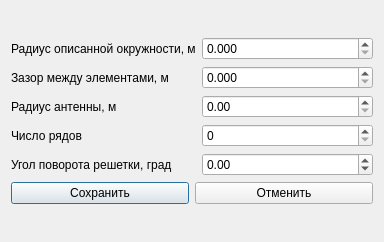
<?xml version="1.0" encoding="UTF-8"?>
<ui version="4.0">
 <class>AntennaArrayParametersHex</class>
 <widget class="QDialog" name="AntennaArrayParametersHex">
  <property name="geometry">
   <rect>
    <x>0</x>
    <y>0</y>
    <width>384</width>
    <height>242</height>
   </rect>
  </property>
  <property name="windowTitle">
   <string>Шестиугольный элемент</string>
  </property>
  <layout class="QGridLayout" name="gridLayout_3">
   <item row="0" column="0">
    <layout class="QGridLayout" name="gridLayout_2">
     <item row="1" column="0">
      <layout class="QHBoxLayout" name="horizontalLayout">
       <item>
        <widget class="QPushButton" name="saveButton">
         <property name="text">
          <string>Сохранить</string>
         </property>
        </widget>
       </item>
       <item>
        <widget class="QPushButton" name="cancelButton">
         <property name="text">
          <string>Отменить</string>
         </property>
        </widget>
       </item>
      </layout>
     </item>
     <item row="0" column="0">
      <layout class="QGridLayout" name="gridLayout">
       <item row="0" column="0">
        <widget class="QLabel" name="label">
         <property name="text">
          <string>Радиус опиcанной окружности, м</string>
         </property>
        </widget>
       </item>
       <item row="0" column="1">
        <widget class="QDoubleSpinBox" name="radHexBox">
         <property name="locale">
          <locale language="English" country="UnitedStates"/>
         </property>
         <property name="decimals">
          <number>3</number>
         </property>
         <property name="maximum">
          <double>1.000000000000000</double>
         </property>
         <property name="singleStep">
          <double>0.001000000000000</double>
         </property>
        </widget>
       </item>
       <item row="1" column="0">
        <widget class="QLabel" name="label_2">
         <property name="text">
          <string>Зазор между элементами, м</string>
         </property>
        </widget>
       </item>
       <item row="1" column="1">
        <widget class="QDoubleSpinBox" name="distHexBox">
         <property name="locale">
          <locale language="English" country="UnitedStates"/>
         </property>
         <property name="decimals">
          <number>3</number>
         </property>
         <property name="maximum">
          <double>1.000000000000000</double>
         </property>
         <property name="singleStep">
          <double>0.001000000000000</double>
         </property>
        </widget>
       </item>
       <item row="2" column="0">
        <widget class="QLabel" name="label_5">
         <property name="text">
          <string>Радиус антенны, м</string>
         </property>
        </widget>
       </item>
       <item row="2" column="1">
        <widget class="QDoubleSpinBox" name="radAntBox">
         <property name="locale">
          <locale language="English" country="UnitedStates"/>
         </property>
         <property name="maximum">
          <double>1.000000000000000</double>
         </property>
         <property name="singleStep">
          <double>0.010000000000000</double>
         </property>
        </widget>
       </item>
       <item row="3" column="0">
        <widget class="QLabel" name="label_6">
         <property name="text">
          <string>Число рядов</string>
         </property>
        </widget>
       </item>
       <item row="3" column="1">
        <widget class="QSpinBox" name="numRowBox">
         <property name="locale">
          <locale language="English" country="UnitedStates"/>
         </property>
         <property name="maximum">
          <number>20</number>
         </property>
        </widget>
       </item>
       <item row="4" column="0">
        <widget class="QLabel" name="label_7">
         <property name="text">
          <string>Угол поворота решетки, град</string>
         </property>
        </widget>
       </item>
       <item row="4" column="1">
        <widget class="QDoubleSpinBox" name="doubleSpinBox_4">
         <property name="locale">
          <locale language="English" country="UnitedStates"/>
         </property>
         <property name="minimum">
          <double>-180.000000000000000</double>
         </property>
         <property name="maximum">
          <double>180.000000000000000</double>
         </property>
        </widget>
       </item>
      </layout>
     </item>
    </layout>
   </item>
  </layout>
 </widget>
 <resources/>
 <connections/>
</ui>
